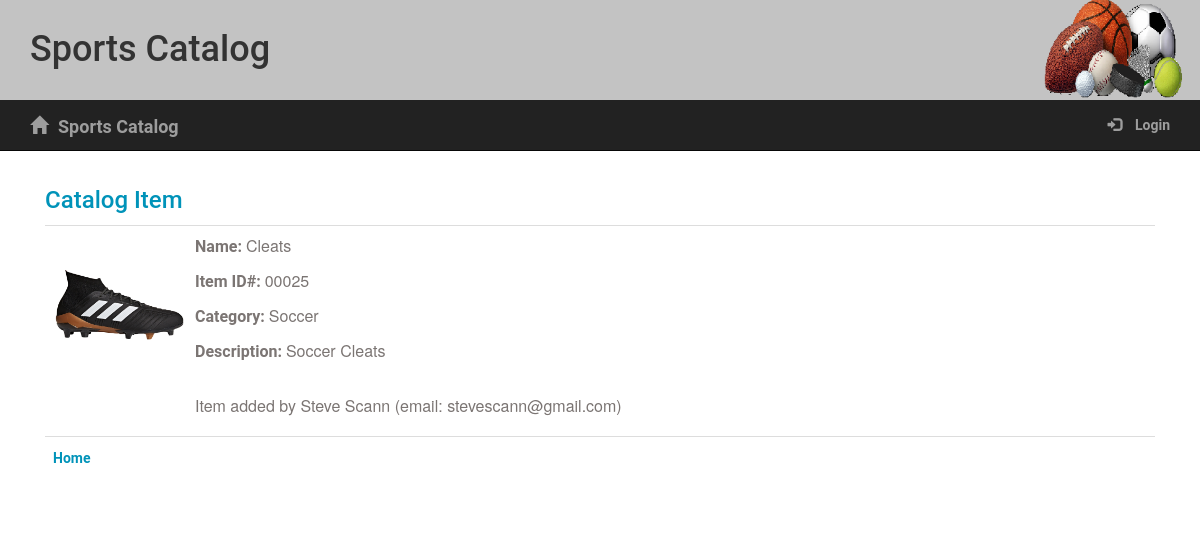
The page /catalog/Soccer/Cleats/ on the database its author committed.
### models.py (models this page shows, shortened)
class CatalogItem(Base):
    __tablename__ = 'catalogitem'
    __table_args__ = (
        Index('itemIndex', 'name', 'category_id', unique=True),
    )
    id = Column(Integer, primary_key=True)
    name = Column(String(250), nullable=False)
    desc = Column(String(250), nullable=False)
    image = Column(String(250), nullable=False)
    category_id = Column(ForeignKey('category.id'))
    category = relationship(Category, backref='items') # backref added for JSON endpoint
    user_id = Column(Integer, nullable=False)

class Category(Base):
    __tablename__ = 'category'
    name = Column(String(250), nullable=False, unique=True)
    id = Column(Integer, primary_key=True)
    user_id = Column(Integer, nullable=False)

class User(Base):
    __tablename__ = 'user'
    id = Column(Integer, primary_key=True)
    name = Column(String(250), nullable=False)
    email = Column(String(250), nullable=False)
    picture = Column(String(250))

### app.py (the view)
@app.route('/catalog/<string:category_name>/<string:item_name>/')
def showItem(category_name, item_name):
    category = session.query(Category).filter_by(name=category_name).one()
    item = session.query(
        CatalogItem).filter_by(name=item_name, category_id=category.id).one()
    try:
        itemuser = session.query(User).filter_by(id=item.user_id).one()
    except:
        itemuser = None
    return render_template('item.html', category_name=category_name,
                           item=item, itemuser=itemuser)

### templates/item.html (shortened to what this page needs)
{% extends "main.html" %}
{% block content %}
    <div class="col-sm-12">
		<h2>Catalog Item</h2>
		<table class="table">
			<tbody><tr><td>
		<div class="media">
			<div class="media-left">
				<img class="media-object" src="{{ url_for('send_image', filename=item.image) }}" style="width: 132px; height: 132px;">
			</div>
			<div class="media-body">
				<p><Strong>Name: </Strong>{{item.name}}</p>
				<p><Strong>Item ID#: </Strong>{{'{:0>5d}'.format(item.id)}}</p>
				<p><Strong>Category: </Strong>{{category_name}}</p>
				<p><Strong>Description: </Strong>{{item.desc}}</p>
				<br>
				{% if itemuser %}
					<p>Item added by {{itemuser.name}} (email: {{itemuser.email}})</p>
				{% endif %}
			</div>
			</td></tr>
			<tr><td>
			{%if 'username' not in session %}
				<p><a href="{{url_for('showCategories')}}">Home</a>
			{% endif %}
			</td></tr>
		</tbody></table>
		</div>
	</div>
{% endblock %}

### static/styles.css (style rules this page uses)
* { font-family: "Helvetica Neue Bold", Roboto, Helvetica, Arial, sans-serif; font-weight: 700; }
h2 { font-size: 24px; color: #0093B9; line-height: 29px; }
p { font-family: "Helvetica Neue", Roboto, Helvetica, Arial, sans-serif; font-size: 16px; color: #7B7573; line-height: 24px; font-weight: 400; }
strong { font-size: 16px; color: #7B7573; line-height: 24px; }
a { font-size: 14px; color: #0093B9; line-height: 17px; }

### rows shown on the page
CatalogItem: image (picture), name "Cleats", id "00025", desc "Soccer Cleats"
Category: name "Soccer"
User: name "Steve Scann", email "stevescann@gmail.com"
